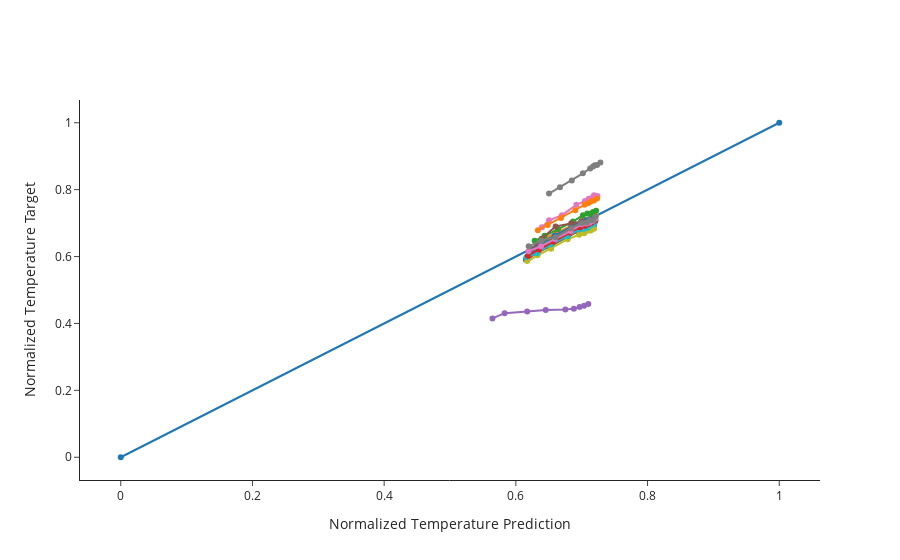

The notebook cell saved with this chart:
### Markdown cell above
## Parity Plot of Training Error

### Code cell
# random plotting traing error at some interval = skip to not make the plot rendering too slow
batch_size = datasets["batch_size"]
print(batch_size)
skip = 70

fig = go.Figure()
fig.add_trace(go.Scatter(x=[0, 1], y=[0, 1], showlegend=False, mode="markers+lines"))
for i in range(0, len(datasets["X_train"]), batch_size * skip):
    # print(i)
    df_pred = pd.DataFrame(model.predict(datasets["X_train"][i : i + batch_size], verbose=0)[:, :, 0])
    df_train = pd.DataFrame(datasets["y_train"][i : i + batch_size][:, :, 0])
    # print(df_pred.values[0])
    fig.add_trace(
        go.Scatter(
            x=df_pred.values[0],
            y=df_train.values[0],
            showlegend=False,
            mode="markers+lines",
        )
    )

fig.update_yaxes(title="Normalized Temperature Target")
fig.update_xaxes(title="Normalized Temperature Prediction")
fig.update_layout(template="simple_white")
fig.update_layout(height=500)

### Figure 1 — Plotly figure (JSON) as saved in the notebook; plotly's stock layout.template omitted (floating-point values rounded to 4 significant figures)
{"data": [{"mode": "markers+lines", "showlegend": false, "type": "scatter", "x": [0, 1], "y": [0, 1]}, {"mode": "markers+lines", "showlegend": false, "type": "scatter", "x": [0.631, 0.6426, 0.6622, 0.6865, 0.7005, 0.7067, 0.7111, 0.7157, 0.7214], "y": [0.6356, 0.6533, 0.6713, 0.6939, 0.7074, 0.7093, 0.7113, 0.7173, 0.7211]}, {"mode": "markers+lines", "showlegend": false, "type": "scatter", "x": [0.6233, 0.637, 0.6565, 0.6815, 0.6972, 0.7041, 0.7089, 0.7138, 0.7194], "y": [0.6141, 0.6331, 0.6499, 0.677, 0.6928, 0.6954, 0.698, 0.7024, 0.7076]}, {"mode": "markers+lines", "showlegend": false, "type": "scatter", "x": [0.6197, 0.6346, 0.6543, 0.6796, 0.6961, 0.7033, 0.7083, 0.7133, 0.7189], "y": [0.596, 0.6182, 0.6379, 0.6621, 0.6798, 0.6844, 0.6864, 0.6924, 0.6954]}, {"mode": "markers+lines", "showlegend": false, "type": "scatter", "x": [0.623, 0.637, 0.6569, 0.6819, 0.6976, 0.7046, 0.7094, 0.7143, 0.7197], "y": [0.6098, 0.6244, 0.6435, 0.6703, 0.683, 0.6915, 0.6948, 0.6976, 0.702]}, {"mode": "markers+lines", "showlegend": false, "type": "scatter", "x": [0.6152, 0.6315, 0.6517, 0.6774, 0.6949, 0.7026, 0.7079, 0.713, 0.7183], "y": [0.5906, 0.6101, 0.6302, 0.6587, 0.6757, 0.6836, 0.6833, 0.6906, 0.6938]}, {"mode": "markers+lines", "showlegend": false, "type": "scatter", "x": [0.6396, 0.6504, 0.67, 0.6919, 0.705, 0.7107, 0.7145, 0.7187, 0.7239], "y": [0.6879, 0.7083, 0.7237, 0.7545, 0.7663, 0.773, 0.7742, 0.7833, 0.7809]}, {"mode": "markers+lines", "showlegend": false, "type": "scatter", "x": [0.6504, 0.667, 0.685, 0.7018, 0.7129, 0.7172, 0.7199, 0.7233, 0.7284], "y": [0.7883, 0.8073, 0.8273, 0.8487, 0.8636, 0.8692, 0.873, 0.8736, 0.8812]}, {"mode": "markers+lines", "showlegend": false, "type": "scatter", "x": [0.6172, 0.6331, 0.6535, 0.6789, 0.696, 0.7036, 0.7088, 0.7138, 0.7188], "y": [0.5866, 0.6036, 0.6236, 0.6518, 0.6655, 0.6697, 0.6768, 0.6776, 0.6829]}, {"mode": "markers+lines", "showlegend": false, "type": "scatter", "x": [0.6157, 0.6321, 0.6529, 0.6784, 0.6959, 0.7036, 0.7089, 0.7139, 0.7188], "y": [0.5981, 0.61, 0.6361, 0.6608, 0.6808, 0.6829, 0.6861, 0.6939, 0.6978]}, {"mode": "markers+lines", "showlegend": false, "type": "scatter", "x": [0.6243, 0.6386, 0.6592, 0.6838, 0.6992, 0.7064, 0.7112, 0.7158, 0.7205], "y": [0.6228, 0.6432, 0.6627, 0.6889, 0.705, 0.7077, 0.7098, 0.7166, 0.7169]}, {"mode": "markers+lines", "showlegend": false, "type": "scatter", "x": [0.6334, 0.6484, 0.6685, 0.6903, 0.7043, 0.7105, 0.7146, 0.7187, 0.7233], "y": [0.6787, 0.6946, 0.7153, 0.7382, 0.7547, 0.7604, 0.7657, 0.7674, 0.7739]}, {"mode": "markers+lines", "showlegend": false, "type": "scatter", "x": [0.6286, 0.6436, 0.6641, 0.687, 0.7018, 0.7086, 0.713, 0.7174, 0.7219], "y": [0.6469, 0.6619, 0.6827, 0.7047, 0.7235, 0.7287, 0.7277, 0.7332, 0.7368]}, {"mode": "markers+lines", "showlegend": false, "type": "scatter", "x": [0.6183, 0.6354, 0.6564, 0.6814, 0.6978, 0.7055, 0.7106, 0.7153, 0.7197], "y": [0.6027, 0.6212, 0.6452, 0.6716, 0.6876, 0.6924, 0.6976, 0.7018, 0.7085]}, {"mode": "markers+lines", "showlegend": false, "type": "scatter", "x": [0.5645, 0.583, 0.6172, 0.6454, 0.6752, 0.6881, 0.6968, 0.7037, 0.7101], "y": [0.415, 0.4307, 0.436, 0.4399, 0.4418, 0.4443, 0.4489, 0.453, 0.4582]}, {"mode": "markers+lines", "showlegend": false, "type": "scatter", "x": [0.6207, 0.6391, 0.6603, 0.6841, 0.7002, 0.7075, 0.7124, 0.7169, 0.721], "y": [0.6141, 0.6533, 0.6902, 0.6996, 0.7044, 0.7021, 0.707, 0.709, 0.708]}, {"mode": "markers+lines", "showlegend": false, "type": "scatter", "x": [0.6192, 0.6382, 0.6594, 0.6833, 0.6995, 0.7071, 0.712, 0.7166, 0.7206], "y": [0.6161, 0.6308, 0.6524, 0.6761, 0.6962, 0.6992, 0.702, 0.7063, 0.7128]}, {"mode": "markers+lines", "showlegend": false, "type": "scatter", "x": [0.6195, 0.639, 0.6603, 0.6838, 0.7, 0.7076, 0.7125, 0.717, 0.7209], "y": [0.6307, 0.6479, 0.6578, 0.6849, 0.7002, 0.702, 0.7083, 0.7089, 0.7192]}], "layout": {"autosize": true, "xaxis": {"autorange": true, "range": [-0.06251, 1.063], "title": {"text": "Normalized Temperature Prediction"}, "type": "linear"}, "yaxis": {"autorange": true, "range": [-0.07041, 1.07], "title": {"text": "Normalized Temperature Target"}, "type": "linear"}}}
